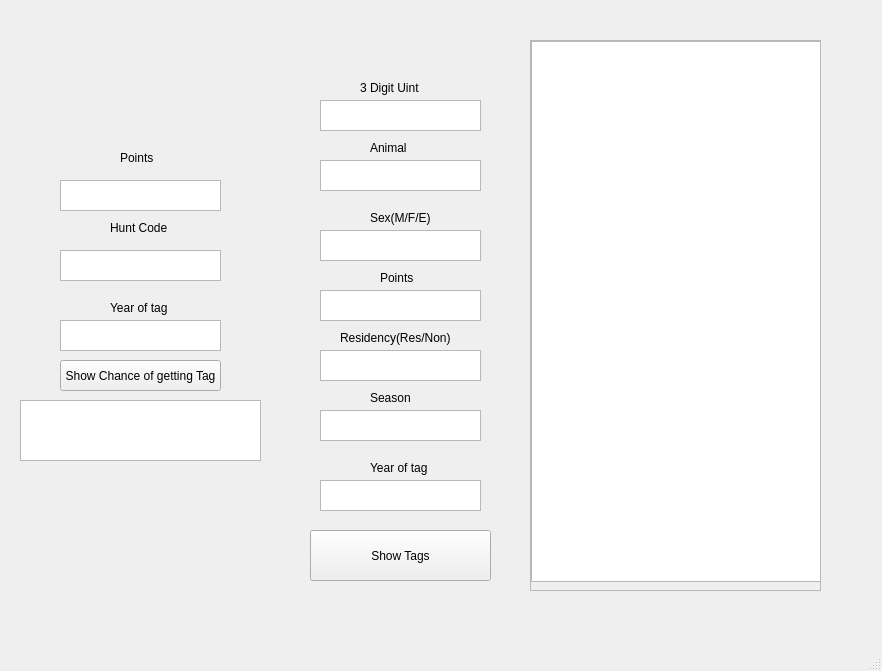
<?xml version="1.0" encoding="UTF-8"?>
<ui version="4.0">
 <class>MainWindow</class>
 <widget class="QMainWindow" name="MainWindow">
  <property name="geometry">
   <rect>
    <x>0</x>
    <y>0</y>
    <width>882</width>
    <height>671</height>
   </rect>
  </property>
  <property name="windowTitle">
   <string>MainWindow</string>
  </property>
  <widget class="QWidget" name="centralwidget">
   <widget class="QScrollArea" name="scrollArea">
    <property name="geometry">
     <rect>
      <x>530</x>
      <y>40</y>
      <width>291</width>
      <height>551</height>
     </rect>
    </property>
    <property name="widgetResizable">
     <bool>true</bool>
    </property>
    <widget class="QWidget" name="scrollAreaWidgetContents">
     <property name="geometry">
      <rect>
       <x>0</x>
       <y>0</y>
       <width>289</width>
       <height>549</height>
      </rect>
     </property>
     <widget class="QListView" name="listView">
      <property name="geometry">
       <rect>
        <x>0</x>
        <y>0</y>
        <width>291</width>
        <height>541</height>
       </rect>
      </property>
     </widget>
    </widget>
   </widget>
   <widget class="QPushButton" name="pushButton">
    <property name="geometry">
     <rect>
      <x>310</x>
      <y>530</y>
      <width>181</width>
      <height>51</height>
     </rect>
    </property>
    <property name="text">
     <string>Show Tags</string>
    </property>
   </widget>
   <widget class="QTextEdit" name="ResOrNon">
    <property name="geometry">
     <rect>
      <x>320</x>
      <y>350</y>
      <width>161</width>
      <height>31</height>
     </rect>
    </property>
   </widget>
   <widget class="QTextEdit" name="Points2">
    <property name="geometry">
     <rect>
      <x>320</x>
      <y>290</y>
      <width>161</width>
      <height>31</height>
     </rect>
    </property>
   </widget>
   <widget class="QTextEdit" name="huntCode1">
    <property name="geometry">
     <rect>
      <x>60</x>
      <y>250</y>
      <width>161</width>
      <height>31</height>
     </rect>
    </property>
   </widget>
   <widget class="QTextEdit" name="Points1">
    <property name="geometry">
     <rect>
      <x>60</x>
      <y>180</y>
      <width>161</width>
      <height>31</height>
     </rect>
    </property>
   </widget>
   <widget class="QLabel" name="label">
    <property name="geometry">
     <rect>
      <x>120</x>
      <y>150</y>
      <width>55</width>
      <height>16</height>
     </rect>
    </property>
    <property name="text">
     <string>Points</string>
    </property>
   </widget>
   <widget class="QLabel" name="label_2">
    <property name="geometry">
     <rect>
      <x>110</x>
      <y>220</y>
      <width>71</width>
      <height>16</height>
     </rect>
    </property>
    <property name="text">
     <string>Hunt Code</string>
    </property>
   </widget>
   <widget class="QLabel" name="label_3">
    <property name="geometry">
     <rect>
      <x>380</x>
      <y>270</y>
      <width>55</width>
      <height>16</height>
     </rect>
    </property>
    <property name="text">
     <string>Points</string>
    </property>
   </widget>
   <widget class="QLabel" name="label_4">
    <property name="geometry">
     <rect>
      <x>370</x>
      <y>140</y>
      <width>91</width>
      <height>16</height>
     </rect>
    </property>
    <property name="text">
     <string>Animal</string>
    </property>
   </widget>
   <widget class="QTextEdit" name="Animal">
    <property name="geometry">
     <rect>
      <x>320</x>
      <y>160</y>
      <width>161</width>
      <height>31</height>
     </rect>
    </property>
   </widget>
   <widget class="QLabel" name="label_5">
    <property name="geometry">
     <rect>
      <x>360</x>
      <y>80</y>
      <width>71</width>
      <height>16</height>
     </rect>
    </property>
    <property name="text">
     <string>3 Digit Uint</string>
    </property>
   </widget>
   <widget class="QTextEdit" name="Unit">
    <property name="geometry">
     <rect>
      <x>320</x>
      <y>100</y>
      <width>161</width>
      <height>31</height>
     </rect>
    </property>
   </widget>
   <widget class="QLabel" name="label_6">
    <property name="geometry">
     <rect>
      <x>340</x>
      <y>330</y>
      <width>121</width>
      <height>16</height>
     </rect>
    </property>
    <property name="text">
     <string>Residency(Res/Non)</string>
    </property>
   </widget>
   <widget class="QTextBrowser" name="PercentOutPut">
    <property name="geometry">
     <rect>
      <x>20</x>
      <y>400</y>
      <width>241</width>
      <height>61</height>
     </rect>
    </property>
   </widget>
   <widget class="QTextEdit" name="Season">
    <property name="geometry">
     <rect>
      <x>320</x>
      <y>410</y>
      <width>161</width>
      <height>31</height>
     </rect>
    </property>
   </widget>
   <widget class="QLabel" name="label_7">
    <property name="geometry">
     <rect>
      <x>370</x>
      <y>390</y>
      <width>71</width>
      <height>16</height>
     </rect>
    </property>
    <property name="text">
     <string>Season</string>
    </property>
   </widget>
   <widget class="QTextEdit" name="Sex">
    <property name="geometry">
     <rect>
      <x>320</x>
      <y>230</y>
      <width>161</width>
      <height>31</height>
     </rect>
    </property>
   </widget>
   <widget class="QLabel" name="label_9">
    <property name="geometry">
     <rect>
      <x>370</x>
      <y>210</y>
      <width>91</width>
      <height>16</height>
     </rect>
    </property>
    <property name="text">
     <string>Sex(M/F/E)</string>
    </property>
   </widget>
   <widget class="QPushButton" name="pushButton_2">
    <property name="geometry">
     <rect>
      <x>60</x>
      <y>360</y>
      <width>161</width>
      <height>31</height>
     </rect>
    </property>
    <property name="text">
     <string>Show Chance of getting Tag</string>
    </property>
   </widget>
   <widget class="QTextEdit" name="Year1">
    <property name="geometry">
     <rect>
      <x>60</x>
      <y>320</y>
      <width>161</width>
      <height>31</height>
     </rect>
    </property>
   </widget>
   <widget class="QLabel" name="label_8">
    <property name="geometry">
     <rect>
      <x>110</x>
      <y>300</y>
      <width>71</width>
      <height>16</height>
     </rect>
    </property>
    <property name="text">
     <string>Year of tag</string>
    </property>
   </widget>
   <widget class="QLabel" name="label_10">
    <property name="geometry">
     <rect>
      <x>370</x>
      <y>460</y>
      <width>71</width>
      <height>16</height>
     </rect>
    </property>
    <property name="text">
     <string>Year of tag</string>
    </property>
   </widget>
   <widget class="QTextEdit" name="Year2">
    <property name="geometry">
     <rect>
      <x>320</x>
      <y>480</y>
      <width>161</width>
      <height>31</height>
     </rect>
    </property>
   </widget>
  </widget>
  <widget class="QMenuBar" name="menubar">
   <property name="geometry">
    <rect>
     <x>0</x>
     <y>0</y>
     <width>882</width>
     <height>21</height>
    </rect>
   </property>
  </widget>
  <widget class="QStatusBar" name="statusbar"/>
 </widget>
 <resources/>
 <connections/>
</ui>
